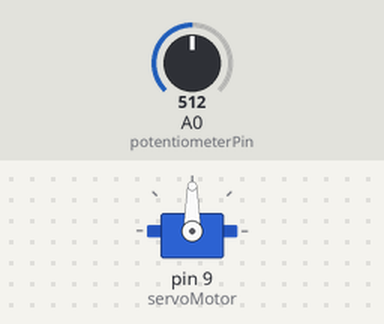
This sketch was run on a simulated Arduino Uno, built with avr-gcc and run on an emulated ATmega328P. Shown: servo. The inputs (shaded band) are chosen by the test bench; at power-on: A0 (potentiometerPin) = 512.

Above: at 1.2 s.
1.3 s: A0 (potentiometerPin) set to 716
At 2.4 s:
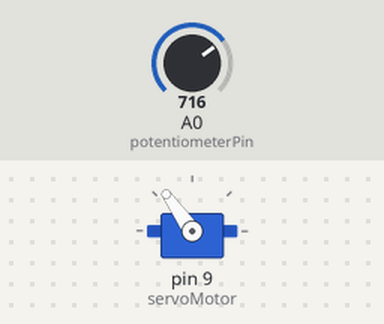
2.8 s: A0 (potentiometerPin) set to 900
At 3.3 s:
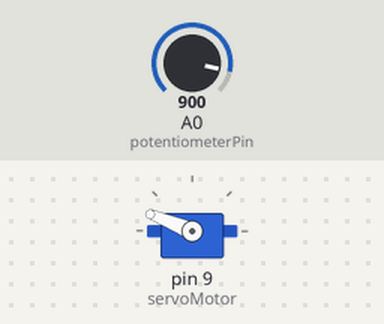
4.3 s: A0 (potentiometerPin) set to 1023
At 4.7 s:
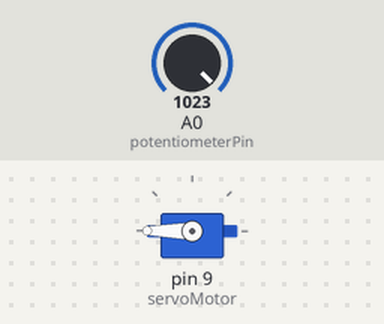
5.8 s: A0 (potentiometerPin) set to 306
At 6.7 s:
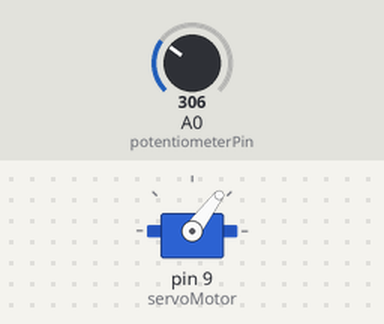
7.3 s: A0 (potentiometerPin) set to 122
At 8.2 s:
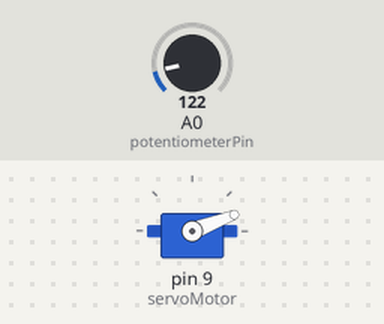
Timing chart, 0 to 9.8 s (numbered marks = the images above; inputs shaded):
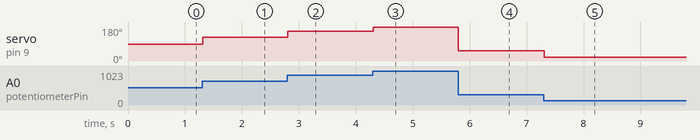

The sketch:

potenci_metro.ino
```cpp
/*mover servo por un potenciometro*/
#include <Servo.h>

Servo servoMotor;  // Crea un objeto de tipo Servo

int potentiometerPin = A0;  // Pin analógico al que está conectado el potenciómetro
int servoPosition = 0;     // Almacena la posición actual del servomotor
int potentiometerValue = 0;  // Almacena el valor del potenciómetro

void setup() {
  servoMotor.attach(9);  // El servo se conecta al pin 9
}

void loop() {
  potentiometerValue = analogRead(potentiometerPin);  // Lee el valor del potenciómetro
  servoPosition = map(potentiometerValue, 0, 1023, 0, 180);  // Mapea el valor del potenciómetro al rango de 0-180 grados
  servoMotor.write(servoPosition);  // Mueve el servo a la posición deseada
  delay(15);  // Pequeña pausa para estabilizar el servo
}
```

Measured:
- after the input at 1.3 s, servo on pin 9 (servoMotor): 90° → 125° at once
- after the input at 2.8 s, servo on pin 9 (servoMotor): 125° → 158° at once
- after the input at 4.3 s, servo on pin 9 (servoMotor): 158° → 180° at once
- after the input at 5.8 s, servo on pin 9 (servoMotor): 180° → 53° at once
- after the input at 7.3 s, servo on pin 9 (servoMotor): 53° → 21° at once
